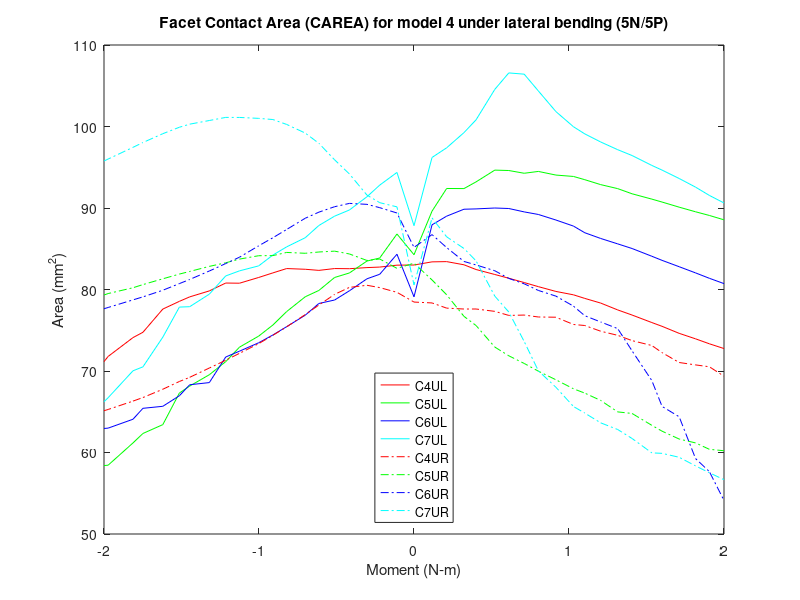

Here is the MATLAB script that generated this plot:
% Facet Contact Area (CAREA)
% model4_APSlide_NoTether/5n & 5p
clear all;
%% 5P
figure (14)

c4ulxp=[2 2.05816 2.1053 2.16112 2.20014 2.26066 2.3058 2.3555 2.40111 2.45779 2.5144 2.55097 2.6021 2.65706 2.70343 2.76727 2.80028 2.85535 2.90823 2.95284 3]-2;
c4ulyp=[83.0059 83.3922 83.4215 83.0334 82.4526 81.8423 81.3814 80.8524 80.351 79.763 79.3475 78.9074 78.3371 77.4954 76.867 75.9443 75.4814 74.6209 73.9477 73.3382 72.7546];

c4urxp=[2 2.05816 2.1053 2.16112 2.20014 2.26066 2.3058 2.3555 2.40111 2.45779 2.5144 2.55097 2.6021 2.65706 2.70343 2.76727 2.80028 2.85535 2.90823 2.95284 3]-2;
c4uryp=[78.4596 78.3515 77.7142 77.604 77.6078 77.3184 76.82 76.8641 76.6273 76.599 75.7091 75.5816 74.8829 74.3775 73.7281 73.1266 72.2534 71.0426 70.749 70.5184 69.3618];

c5ulxp=[2 2.05816 2.1053 2.16112 2.20014 2.26066 2.3058 2.3555 2.40111 2.45779 2.5144 2.55097 2.6021 2.65706 2.70343 2.76727 2.80028 2.85535 2.90823 2.95284 3]-2;
c5ulyp=[84.2651 89.6141 92.3951 92.3828 93.2044 94.6485 94.5996 94.2628 94.4882 94.0414 93.8714 93.4734 92.8696 92.3774 91.7444 91.0895 90.7301 90.1032 89.5363 89.0849 88.5485];

c5urxp=[2 2.05816 2.1053 2.16112 2.20014 2.26066 2.3058 2.3555 2.40111 2.45779 2.5144 2.55097 2.6021 2.65706 2.70343 2.76727 2.80028 2.85535 2.90823 2.95284 3]-2;
c5uryp=[83.2283 81.1727 79.3543 76.7072 75.5807 72.9375 71.8674 70.9276 69.9801 68.9231 67.8182 67.2854 66.3884 64.9834 64.7902 63.3317 62.6147 61.6525 61.177 60.3907 60.2181];

c6ulxp=[2 2.05816 2.1053 2.16112 2.20014 2.26066 2.3058 2.3555 2.40111 2.45779 2.5144 2.55097 2.6021 2.65706 2.70343 2.76727 2.80028 2.85535 2.90823 2.95284 3]-2;
c6ulyp=[79.1 87.9367 88.9988 89.8495 89.89 89.9989 89.9378 89.5228 89.2066 88.5256 87.7808 86.9637 86.2641 85.5987 85.0299 84.0784 83.5751 82.7962 82.0378 81.3748 80.7232];

c6urxp=[2 2.05816 2.1053 2.16112 2.20014 2.26066 2.3058 2.3555 2.40111 2.45779 2.5144 2.55097 2.6021 2.65706 2.70343 2.76727 2.80028 2.85535 2.90823 2.95284 3]-2;
c6uryp=[85.1652 86.7389 85.1439 83.4431 83.0131 82.3018 81.3617 80.6987 79.8851 79.1871 77.9576 76.7827 76.0163 75.202 72.4735 68.8212 65.6504 64.3867 59.2559 57.6538 54.1103];

c7ulxp=[2 2.05816 2.1053 2.16112 2.20014 2.26066 2.3058 2.3555 2.40111 2.45779 2.5144 2.55097 2.6021 2.65706 2.70343 2.76727 2.80028 2.85535 2.90823 2.95284 3]-2;
c7ulyp=[87.8311 96.2013 97.3838 99.2465 100.817 104.556 106.575 106.421 104.365 101.83 99.9706 99.0929 98.1026 97.1558 96.4391 95.2233 94.6495 93.6205 92.5615 91.5433 90.6184];

c7urxp=[2 2.05816 2.1053 2.16112 2.20014 2.26066 2.3058 2.3555 2.40111 2.45779 2.5144 2.55097 2.6021 2.65706 2.70343 2.76727 2.80028 2.85535 2.90823 2.95284 3]-2;
c7uryp=[80.5602 88.779 86.4657 85.0354 83.5165 79.1841 77.2376 73.6134 70.0271 68.0034 65.6447 64.8349 63.641 62.821 61.7195 59.9535 59.8975 59.4134 58.3553 57.5132 56.6653];

%% 5N

c4ulxn=-1*[2 2.05499 2.11058 2.15172 2.20834 2.25612 2.30683 2.35072 2.41079 2.45523 2.50106 2.56286 2.60735 2.66025 2.72359 2.75684 2.81029 2.87442 2.90649 2.98666 3]+2;
c4ulyn=[83.0059 82.9873 82.7527 82.6881 82.5522 82.5713 82.3469 82.4826 82.5701 82.0381 81.4766 80.773 80.7937 79.8279 79.0945 78.5478 77.5981 74.751 74.0987 71.7877 71.1484];

c4urxn=-1*[2 2.05499 2.11058 2.15172 2.20834 2.25612 2.30683 2.35072 2.41079 2.45523 2.50106 2.56286 2.60735 2.66025 2.72359 2.75684 2.81029 2.87442 2.90649 2.98666 3]+2;
c4uryn=[78.4596 79.6553 80.2331 80.5191 80.2577 79.4014 78.0915 76.9262 75.4206 74.3773 73.3564 72.1694 71.3219 70.3652 69.2255 68.7131 67.7627 66.7441 66.3072 65.281 65.1268];

c5ulxn=-1*[2 2.05499 2.11058 2.15172 2.20834 2.25612 2.30683 2.35072 2.41079 2.45523 2.50106 2.56286 2.60735 2.66025 2.72359 2.75684 2.81029 2.87442 2.90649 2.98666 3]+2;
c5ulyn=[84.2651 86.8102 83.8653 83.4899 82.0298 81.4755 79.8844 79.1111 77.2914 75.6425 74.2809 72.9282 71.1506 69.5413 68.1517 67.2983 63.4196 62.335 61.1749 58.443 58.3956];

c5urxn=-1*[2 2.05499 2.11058 2.15172 2.20834 2.25612 2.30683 2.35072 2.41079 2.45523 2.50106 2.56286 2.60735 2.66025 2.72359 2.75684 2.81029 2.87442 2.90649 2.98666 3]+2;
c5uryn=[83.2283 82.5951 83.7421 83.5617 84.3608 84.7059 84.603 84.4443 84.5484 84.1584 84.1455 83.7311 83.2769 82.8383 82.214 81.8927 81.312 80.603 80.2148 79.5033 79.3237];

c6ulxn=-1*[2 2.05499 2.11058 2.15172 2.20834 2.25612 2.30683 2.35072 2.41079 2.45523 2.50106 2.56286 2.60735 2.66025 2.72359 2.75684 2.81029 2.87442 2.90649 2.98666 3]+2;
c6ulyn=[79.1 84.3269 81.8683 81.3133 79.8431 78.7095 78.2868 76.8511 75.4373 74.4207 73.465 72.4337 71.716 68.578 68.3131 66.9629 65.6686 65.4228 64.081 62.9915 62.9487];

c6urxn=-1*[2 2.05499 2.11058 2.15172 2.20834 2.25612 2.30683 2.35072 2.41079 2.45523 2.50106 2.56286 2.60735 2.66025 2.72359 2.75684 2.81029 2.87442 2.90649 2.98666 3]+2;
c6uryn=[85.1652 89.3868 90.0415 90.4489 90.5659 90.1584 89.4917 88.7465 87.3643 86.3495 85.3614 83.9661 83.1846 82.2688 81.2306 80.7247 79.909 79.0955 78.726 77.7942 77.6404];

c7ulxn=-1*[2 2.05499 2.11058 2.15172 2.20834 2.25612 2.30683 2.35072 2.41079 2.45523 2.50106 2.56286 2.60735 2.66025 2.72359 2.75684 2.81029 2.87442 2.90649 2.98666 3]+2;
c7ulyn=[87.8311 94.3636 92.8079 91.3811 89.7559 88.9998 87.8549 86.3563 85.2318 84.2252 82.8985 82.2891 81.6649 79.4275 77.8902 77.8434 74.1528 70.5099 70.0249 66.7231 66.2275];

c7urxn=-1*[2 2.05499 2.11058 2.15172 2.20834 2.25612 2.30683 2.35072 2.41079 2.45523 2.50106 2.56286 2.60735 2.66025 2.72359 2.75684 2.81029 2.87442 2.90649 2.98666 3]+2;
c7uryn=[80.5602 90.1403 90.6545 91.5817 94.1749 95.9126 97.9357 99.1927 100.254 100.855 100.999 101.112 101.117 100.735 100.286 99.909 99.1173 98.0346 97.4434 96.0077 95.7667];
%% left

c4xl=2*[flip(c4ulxn(2:21)),c4ulxp];
c4yl=[flip(c4ulyn(2:21)),c4ulyp];
a=plot(c4xl,c4yl,'r');
hold on

c5xl=2*[flip(c5ulxn(2:21)),c5ulxp];
c5yl=[flip(c5ulyn(2:21)),c5ulyp];
b=plot(c5xl,c5yl,'g');
hold on

c6xl=2*[flip(c6ulxn(2:21)),c6ulxp];
c6yl=[flip(c6ulyn(2:21)),c6ulyp];
c=plot(c6xl,c6yl,'b');
hold on

c7xl=2*[flip(c7ulxn(2:21)),c7ulxp];
c7yl=[flip(c7ulyn(2:21)),c7ulyp];
d=plot(c7xl,c7yl,'c');
hold on
%% Right

c4xr=2*[flip(c4urxn(2:21)),c4urxp];
c4yr=[flip(c4uryn(2:21)),c4uryp];
e=plot(c4xr,c4yr,'-.r');
hold on

c5xr=2*[flip(c5urxn(2:21)),c5urxp];
c5yr=[flip(c5uryn(2:21)),c5uryp];
f=plot(c5xr,c5yr,'-.g');
hold on

c6xr=2*[flip(c6urxn(2:21)),c6urxp];
c6yr=[flip(c6uryn(2:21)),c6uryp];
g=plot(c6xr,c6yr,'-.b');
hold on

c7xr=2*[flip(c7urxn(2:21)),c7urxp];
c7yr=[flip(c7uryn(2:21)),c7uryp];
h=plot(c7xr,c7yr,'-.c');

leg=[a,b,c,d,e,f,g,h];
title('Facet Contact Area (CAREA) for model 4 under lateral bending (5N/5P)')
xlabel('Moment (N-m)')
ylabel('Area (mm^2)')
legend(leg,'C4UL','C5UL','C6UL','C7UL','C4UR','C5UR','C6UR','C7UR','location','south')
